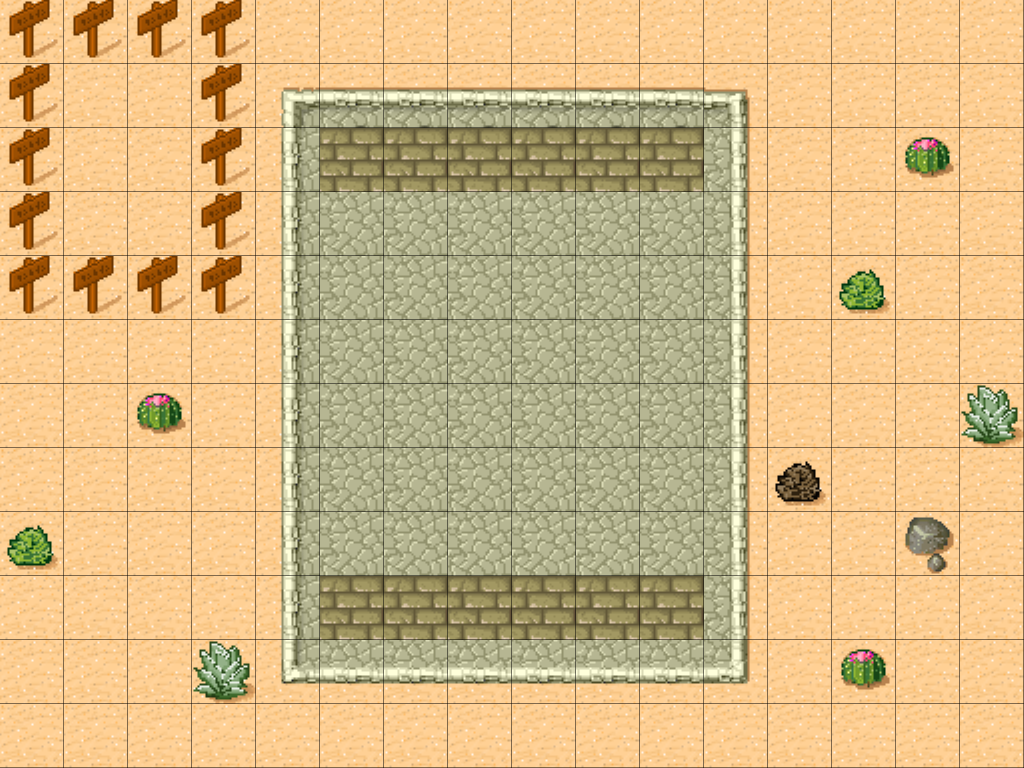

This is a level from a 2D game, rendered from its Tiled map with the project's own tilesets. A one-line summary and the map file follow, with tile-layer data summarised:
An orthogonal 16x12 tile map with 64x64 px tiles, 1 tile layer (图块层 1).

<map version="1.10" tiledversion="1.10.2" orientation="orthogonal" renderorder="right-down" width="16" height="12" tilewidth="64" tileheight="64" infinite="0" nextlayerid="5" nextobjectid="22">
 <tileset firstgid="1" source="WarMap.tsx" />
 <layer id="1" name="图块层 1" width="16" height="12">
  <data>[192 cells, 192 non-empty, 17 distinct tile ids]</data>
 </layer>
</map>